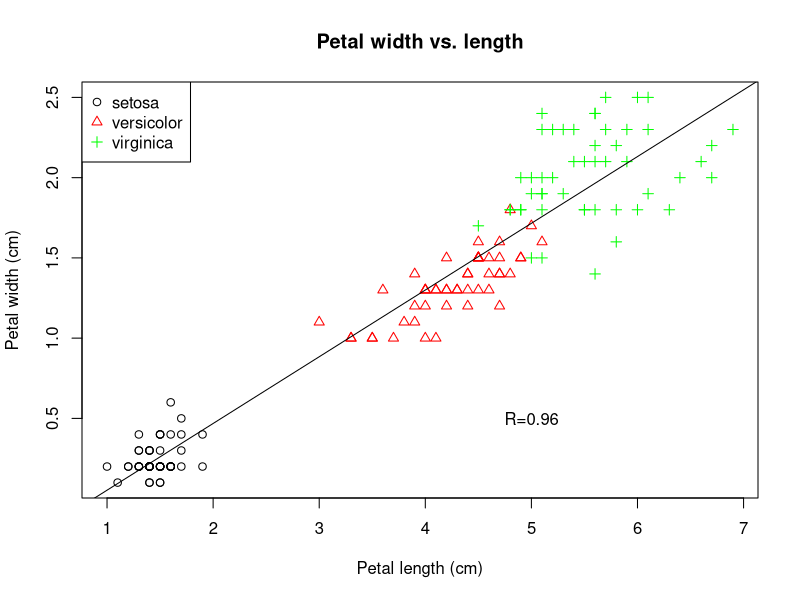

The R source for this figure:
color<-c("setosa"="black", "versicolor"="red", "virginica"="green")
shape<-c("setosa"=1, "versicolor"=2, "virginica"=3)

plot(iris[3:4], col= color[iris$Species], pch= shape[iris$Species], 
     xlab= "Petal length (cm)", ylab= "Petal width (cm)", 
     main= "Petal width vs. length")

legend("topleft",legend=c("setosa","versicolor","virginica"), 
       col=c("black","red","green"), pch=1:2:3)

abline(lm(Petal.Width~Petal.Length, data=iris), col="black")

text(5,0.5, 'R=0.96', col='black')

pdf(file = "Petal width vs. length.pdf", paper = "A4")
dev.off()
